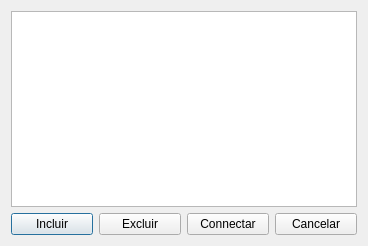
<?xml version="1.0" encoding="UTF-8"?>
<ui version="4.0">
 <class>connections</class>
 <widget class="QDialog" name="connections">
  <property name="geometry">
   <rect>
    <x>0</x>
    <y>0</y>
    <width>368</width>
    <height>246</height>
   </rect>
  </property>
  <property name="sizePolicy">
   <sizepolicy hsizetype="Fixed" vsizetype="Fixed">
    <horstretch>0</horstretch>
    <verstretch>0</verstretch>
   </sizepolicy>
  </property>
  <property name="windowTitle">
   <string>Conexões</string>
  </property>
  <property name="modal">
   <bool>true</bool>
  </property>
  <layout class="QVBoxLayout" name="verticalLayout">
   <item>
    <widget class="QTableView" name="connectionslist">
     <attribute name="horizontalHeaderVisible">
      <bool>false</bool>
     </attribute>
     <attribute name="verticalHeaderVisible">
      <bool>false</bool>
     </attribute>
    </widget>
   </item>
   <item>
    <layout class="QHBoxLayout" name="horizontalLayout">
     <item>
      <widget class="QPushButton" name="add">
       <property name="text">
        <string>Incluir</string>
       </property>
      </widget>
     </item>
     <item>
      <widget class="QPushButton" name="pushButton">
       <property name="text">
        <string>Excluir</string>
       </property>
      </widget>
     </item>
     <item>
      <widget class="QPushButton" name="connect">
       <property name="text">
        <string>Connectar</string>
       </property>
      </widget>
     </item>
     <item>
      <widget class="QPushButton" name="cancel">
       <property name="text">
        <string>Cancelar</string>
       </property>
      </widget>
     </item>
    </layout>
   </item>
  </layout>
 </widget>
 <resources/>
 <connections>
  <connection>
   <sender>cancel</sender>
   <signal>clicked()</signal>
   <receiver>connections</receiver>
   <slot>close()</slot>
   <hints>
    <hint type="sourcelabel">
     <x>538</x>
     <y>399</y>
    </hint>
    <hint type="destinationlabel">
     <x>309</x>
     <y>211</y>
    </hint>
   </hints>
  </connection>
 </connections>
</ui>
